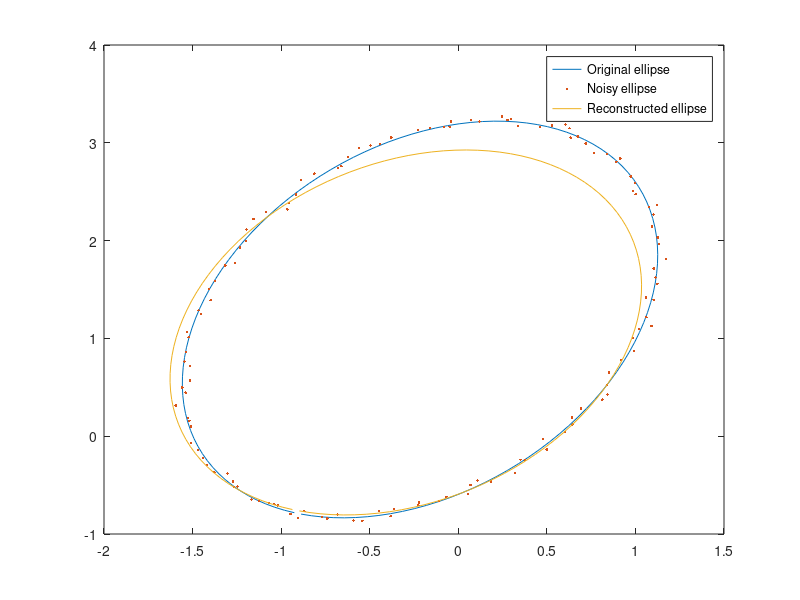

This chart was generated by the following MATLAB code:
clc, clear, close all

% Generate the data

% randomly generate the ellipse's parameters
a = rand(1) + 2;                    % semi-major axis
b = rand(1) + 1;                    % semi-minor axis
center = 3 * (rand(2,1) - 0.5);     % focus of the ellipse
orientation = pi * (rand(1) - 0.5); % orientation of the ellipse in the x-y plane

% build the ellipse centered on the origin
angles = -pi:0.05:pi;
nPts = size(angles, 2);
x = a * cos(angles); 
y = b * sin(angles);

% rotate it and then offset it
x_th = x * cos(orientation) - y * sin(orientation) + center(1);
y_th = y * cos(orientation) + x * sin(orientation) + center(2);

% add noise to obtain imperfect data
level = 0.1;
noise = level * (rand(2, nPts) - 0.5);
data_x = x_th + noise(1, :);
data_y = y_th + noise(2, :);

% Apply the pseudo inverse approach
X = [data_x'.^2, 2*data_x'.*data_y', data_y'.^2, data_x', data_y'];
Y = pinv(X);
params = pinv(X) * ones(nPts, 1);
A = params(1); 
B = params(2);
C = params(3);
D = params(4);
E = params(5);

estimatedOrientation = pi/2 + 0.5 * atan2(2 * B, A-C);

% calculate the 'unrotated' ellipse parameters
A_ = A*cos(estimatedOrientation)^2 + B*cos(estimatedOrientation)*sin(estimatedOrientation) + C*sin(estimatedOrientation)^2;
B_ = 0;
C_ = A*sin(estimatedOrientation)^2 - B*cos(estimatedOrientation)*sin(estimatedOrientation) + C*cos(estimatedOrientation)^2;
D_ = D*cos(estimatedOrientation) + E*sin(estimatedOrientation);
E_ = -D*sin(estimatedOrientation) + E*cos(estimatedOrientation);

% calculate the center
x0 = -D_ / (2*A_);
y0 = -E_ / (2*C_);
estimatedCenter = [x0*cos(estimatedOrientation) - y0*sin(estimatedOrientation);
                   x0*sin(estimatedOrientation) + y0*cos(estimatedOrientation)];

% calculate axis
rhs = 1 + D_^2 / (4*A_) + E_^2 /(4*C_);
axis = [sqrt(rhs / A_), sqrt(rhs / C_)];
estimatedA = max(axis);
estimatedB = min(axis);

% sample the reconstructed ellipse
tmp_x = estimatedA * cos(angles);
tmp_y = estimatedB * sin(angles);
x_reconstructed = tmp_x * cos(estimatedOrientation) - tmp_y * sin(estimatedOrientation) + estimatedCenter(1);
y_reconstructed = tmp_y * cos(estimatedOrientation) + tmp_x * sin(estimatedOrientation) + estimatedCenter(2);


% plot go brrrrrr
figure, plot(x_th, y_th, '-', data_x, data_y, '.', x_reconstructed, y_reconstructed, '-')
legend('Original ellipse', 'Noisy ellipse', 'Reconstructed ellipse')
exportgraphics(gcf, 'ReconstructedAsteroidTrajectory.png');
